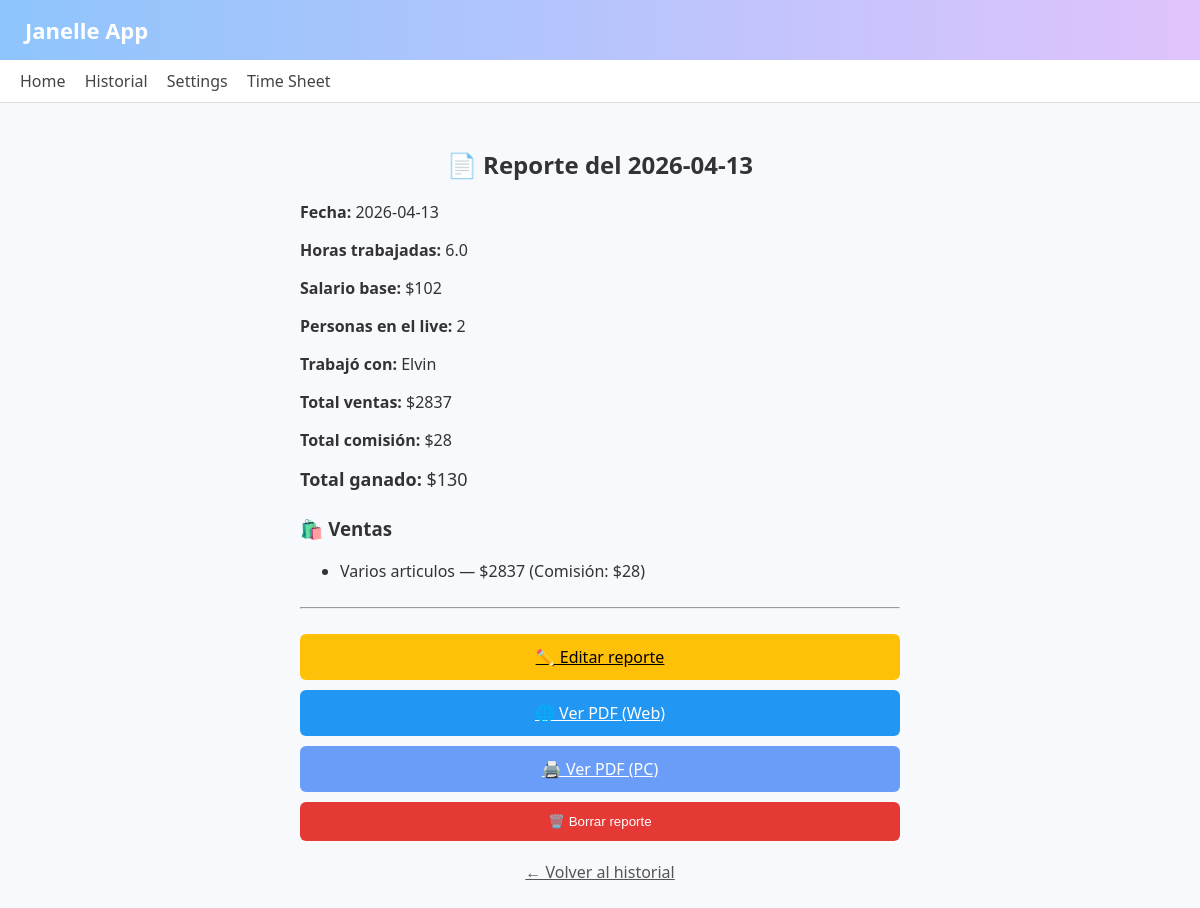
/reporte/32, run on the app's committed database.
### tables this page shows
CREATE TABLE reportes (
            id INTEGER PRIMARY KEY AUTOINCREMENT,
            fecha TEXT,
            horas REAL,
            salario REAL,
            total_ventas REAL,
            total_comision REAL,
            total_ganado REAL,
            ventas_json TEXT
        , personas INTEGER DEFAULT 1, companero TEXT DEFAULT '');

### app.py (the view)
@app.route('/reporte/<int:id>')
def reporte_pasado(id):
    conn = sqlite3.connect("historial.db")
    c = conn.cursor()
    c.execute("""
        SELECT fecha, horas, salario, total_ventas, total_comision, total_ganado,
               ventas_json, personas, companero
        FROM reportes WHERE id=?
    """, (id,))
    fila = c.fetchone()
    conn.close()
    if not fila:
        return "Reporte no encontrado", 404
    ventas = json.loads(fila[6])
    reporte = {
        "id": id,
        "fecha": fila[0],
        "horas": fila[1],
        "salario": fila[2],
        "total_ventas": fila[3],
        "total_comision": fila[4],
        "total_ganado": fila[5],
        "ventas": ventas,
        "personas": fila[7],
        "companero": fila[8]
    }
    return render_template("reporte_pasado.html", reporte=reporte)

### templates/reporte_pasado.html
{% extends "base.html" %}
{% block content %}
<h2 style="text-align:center; margin-bottom:20px;">📄 Reporte del {{ reporte.fecha }}</h2>
<div style="max-width:600px; margin:auto;">
    <p><strong>Fecha:</strong> {{ reporte.fecha }}</p>
    <p><strong>Horas trabajadas:</strong> {{ reporte.horas }}</p>
    <p><strong>Salario base:</strong> ${{ reporte.salario|round|int }}</p>
    <p><strong>Personas en el live:</strong> {{ reporte.personas }}</p>
    {% if reporte.personas == 2 %}
    <p><strong>Trabajó con:</strong> {{ reporte.companero }}</p>
    {% endif %}
    <p><strong>Total ventas:</strong> ${{ reporte.total_ventas|round|int }}</p>
    <p><strong>Total comisión:</strong> ${{ reporte.total_comision|round|int }}</p>
    <p style="font-size:18px; margin-top:10px;">
        <strong>Total ganado:</strong> ${{ reporte.total_ganado|round|int }}
    </p>
    <h3 style="margin-top:25px;">🛍️ Ventas</h3>
    <ul>
        {% for v in reporte.ventas %}
        <li>
            {{ v.descripcion }} — ${{ v.precio|round|int }}
            (Comisión: ${{ v.comision|round|int }})
        </li>
        {% endfor %}
    </ul>
    <hr style="margin:25px 0;">
    <a href="/editar/{{ reporte.id }}"
        style="display:block; background:#FFC107; color:black; padding:12px; text-align:center; border-radius:6px; margin-bottom:10px;">
        ✏️ Editar reporte
    </a>
    <a href="/pdfweb/{{ reporte.id }}"
        style="display:block; background:#2196F3; color:white; padding:12px; text-align:center; border-radius:6px; margin-bottom:10px;">
        🌐 Ver PDF (Web)
    </a>
    <a href="/pdf_reporte/{{ reporte.id }}"
        style="display:block; background:#6a9df8; color:white; padding:12px; text-align:center; border-radius:6px; margin-bottom:10px;">
        🖨️ Ver PDF (PC)
    </a>
    <form action="/borrar/{{ reporte.id }}" method="POST"
        onsubmit="return confirm('¿Seguro que deseas borrar este reporte?');">
        <button type="submit"
            style="background:#E53935; color:white; padding:12px; border:none; border-radius:6px; width:100%;">
            🗑️ Borrar reporte
        </button>
    </form>
    <a href="/historial" style="display:block; text-align:center; margin-top:20px; color:#555;">
        ← Volver al historial
    </a>
</div>
{% endblock %}

### templates/base.html (style rules this page uses)
body { font-family: "Segoe UI", Arial, sans-serif; background: #f7f9fc; margin: 0; padding: 0; color: #333; }

### data on the page
reportes: fecha "2026-04-13", horas "6.0", salario "102", personas "2", companero "Elvin", total_ventas "2837", total_comision "28", total_ganado "130"

### other printed values
{{ v.descripcion }} "Varios articulos"
{{ v.precio|round|int }} "2837"
{{ v.comision|round|int }} "28"
